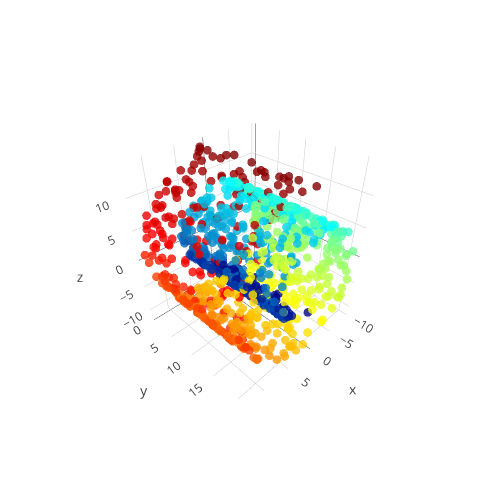

This figure's notebook cell:
### Code cell
import plotly.plotly as py
import plotly.graph_objs as go

data = go.Scatter3d(
    x=X[:,0],
    y=X[:,1],
    z=X[:,2],
    text = ['point #{}'.format(i) for i in range(X.shape[0])],
    mode='markers',
    marker=dict(
        size=3,
        color=color,
        colorscale='Jet',
        line=dict(
            #color='rgba(217, 217, 217, 0.14)',
            #color='rgb(217, 217, 217)',
            width=0.0
        ),
        opacity=0.8
    )
)


layout = go.Layout(
    autosize=False,
    width=500,
    height=500,
    margin=go.Margin(
        l=50,
        r=50,
        b=100,
        t=100,
        pad=4
    ),
    #paper_bgcolor='#7f7f7f',
    #plot_bgcolor='#c7c7c7'
)


fig = go.Figure(data=[data], layout=layout)
iplot(fig)
plotly.offline.plot(fig, filename='plotly-3d-scatter-small.html', auto_open=False)

### Figure 1 — Plotly figure (JSON) as saved in the notebook; plotly's stock layout.template omitted (floating-point values rounded to 4 significant figures; data arrays with more than 128 entries replaced by an {"elided": "..."} marker saying what was removed)
{"data": [{"marker": {"color": {"elided": "1000 float values"}, "colorscale": "Jet", "line": {"width": 0}, "opacity": 0.8, "size": 3}, "mode": "markers", "text": {"elided": "1000 str values"}, "type": "scatter3d", "x": {"elided": "1000 float values"}, "y": {"elided": "1000 float values"}, "z": {"elided": "1000 float values"}}], "layout": {"autosize": false, "height": 500, "margin": {"b": 100, "l": 50, "pad": 4, "r": 50, "t": 100}, "width": 500}}
